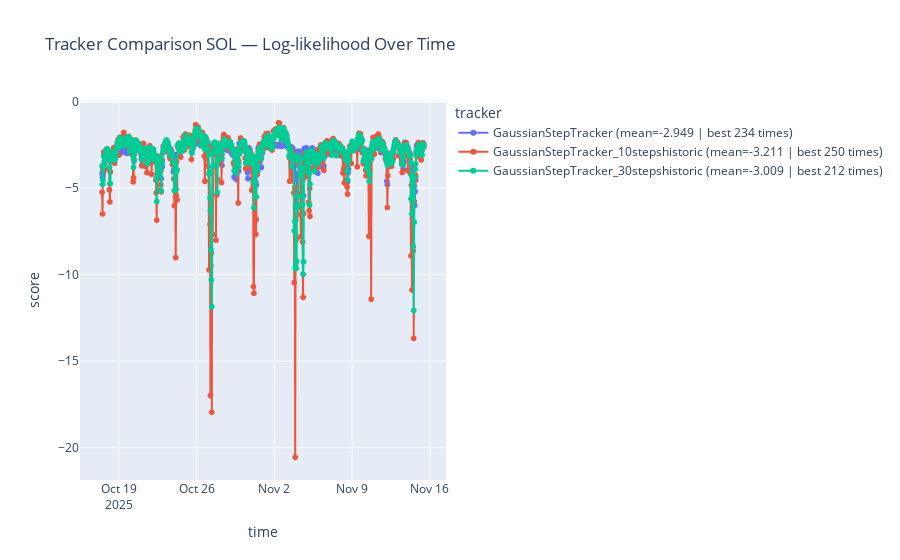

This figure's notebook cell:
### Code cell
# Tracker comparison one assets
plot_tracker_comparison(df_all, 'SOL')

### Figure 1 — Plotly figure (JSON) as saved in the notebook; plotly's stock layout.template omitted (floating-point values rounded to 4 significant figures; data arrays with more than 128 entries replaced by an {"elided": "..."} marker saying what was removed)
{"data": [{"hovertemplate": "tracker=GaussianStepTracker (mean=-2.949 | best 234 times)<br>time=%{x}<br>score=%{y}<extra></extra>", "legendgroup": "GaussianStepTracker (mean=-2.949 | best 234 times)", "line": {"color": "#636efa", "dash": "solid"}, "marker": {"symbol": "circle"}, "mode": "lines+markers", "name": "GaussianStepTracker (mean=-2.949 | best 234 times)", "showlegend": true, "type": "scattergl", "x": {"elided": "696 str values"}, "xaxis": "x", "y": {"elided": "696 float values"}, "yaxis": "y"}, {"hovertemplate": "tracker=GaussianStepTracker_10stepshistoric (mean=-3.211 | best 250 times)<br>time=%{x}<br>score=%{y}<extra></extra>", "legendgroup": "GaussianStepTracker_10stepshistoric (mean=-3.211 | best 250 times)", "line": {"color": "#EF553B", "dash": "solid"}, "marker": {"symbol": "circle"}, "mode": "lines+markers", "name": "GaussianStepTracker_10stepshistoric (mean=-3.211 | best 250 times)", "showlegend": true, "type": "scattergl", "x": {"elided": "696 str values"}, "xaxis": "x", "y": {"elided": "696 float values"}, "yaxis": "y"}, {"hovertemplate": "tracker=GaussianStepTracker_30stepshistoric (mean=-3.009 | best 212 times)<br>time=%{x}<br>score=%{y}<extra></extra>", "legendgroup": "GaussianStepTracker_30stepshistoric (mean=-3.009 | best 212 times)", "line": {"color": "#00cc96", "dash": "solid"}, "marker": {"symbol": "circle"}, "mode": "lines+markers", "name": "GaussianStepTracker_30stepshistoric (mean=-3.009 | best 212 times)", "showlegend": true, "type": "scattergl", "x": {"elided": "696 str values"}, "xaxis": "x", "y": {"elided": "696 float values"}, "yaxis": "y"}], "layout": {"hovermode": "x unified", "legend": {"title": {"text": "tracker"}, "tracegroupgap": 0}, "title": {"text": "Tracker Comparison SOL — Log-likelihood Over Time"}, "xaxis": {"anchor": "y", "domain": [0, 1], "title": {"text": "time"}}, "yaxis": {"anchor": "x", "domain": [0, 1], "title": {"text": "score"}}}}
